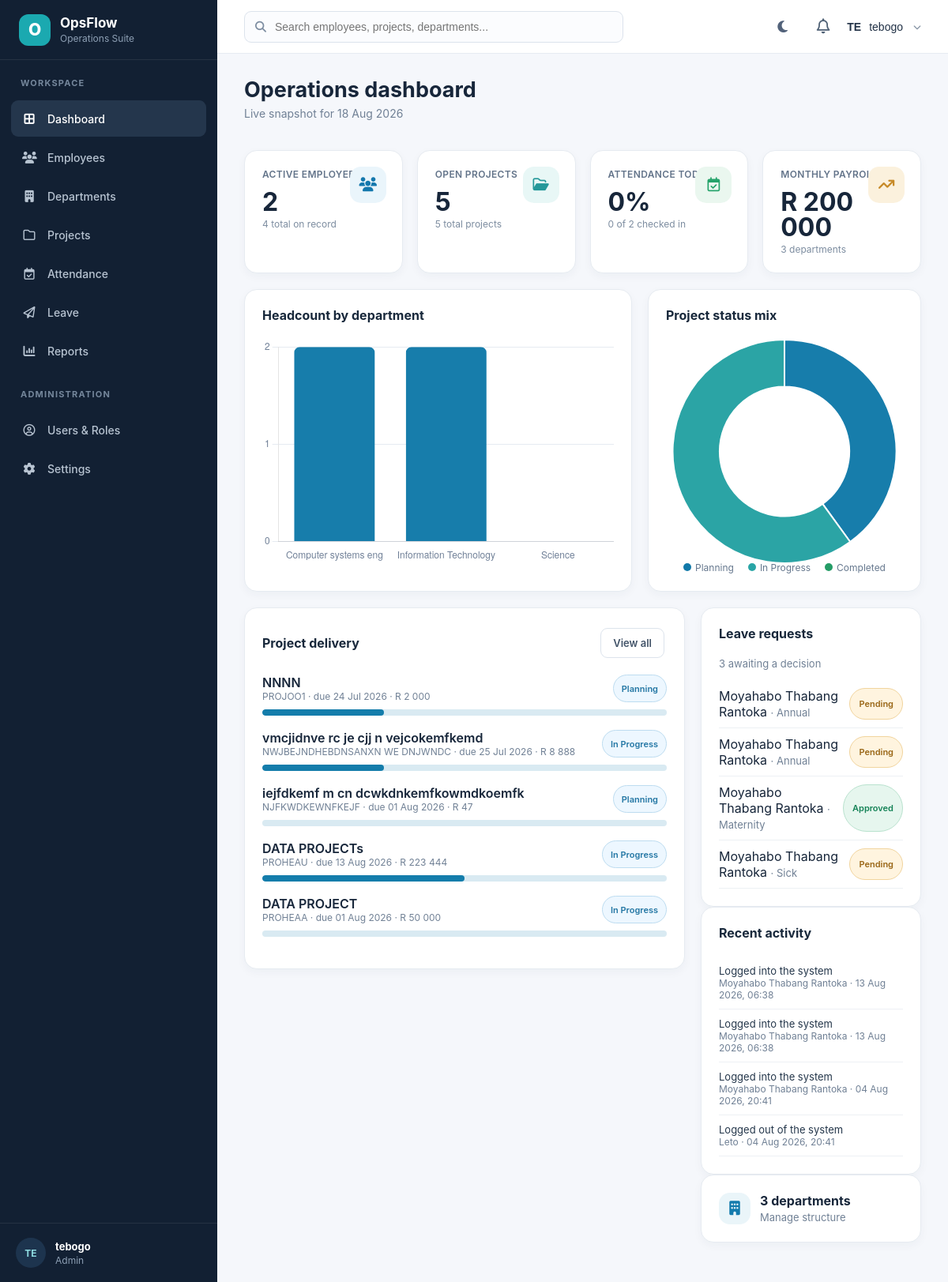
/Dashboard/index.php (signed in), run on the app's committed database.
### tables this page shows
CREATE TABLE `projects` (
  `id` int(11) NOT NULL,
  `project_code` varchar(30) NOT NULL,
  `project_name` varchar(150) NOT NULL,
  `department` varchar(100) NOT NULL,
  `project_manager` varchar(150) DEFAULT NULL,
  `start_date` date DEFAULT NULL,
  `end_date` date DEFAULT NULL,
  `budget` decimal(12,2) DEFAULT NULL,
  `progress` int(11) NOT NULL DEFAULT 0,
  `priority` enum('Low','Medium','High','Critical') NOT NULL DEFAULT 'Medium',
  `status` enum('Planning','In Progress','Completed','On Hold') DEFAULT 'Planning',
  `created_at` timestamp NOT NULL DEFAULT current_timestamp()
);

CREATE TABLE `leave_requests` (
  `id` int(11) NOT NULL,
  `employee_id` int(11) NOT NULL,
  `leave_type` enum('Annual','Sick','Maternity','Paternity','Study','Unpaid','Other') NOT NULL,
  `start_date` date NOT NULL,
  `end_date` date NOT NULL,
  `reason` text DEFAULT NULL,
  `status` enum('Pending','Approved','Rejected') DEFAULT 'Pending',
  `created_at` timestamp NOT NULL DEFAULT current_timestamp()
);

CREATE TABLE `employees` (
  `id` int(11) NOT NULL,
  `employee_number` varchar(20) NOT NULL,
  `fullname` varchar(100) NOT NULL,
  `gender` enum('Male','Female') DEFAULT NULL,
  `email` varchar(100) NOT NULL,
  `phone` varchar(20) DEFAULT NULL,
  `department` varchar(100) DEFAULT NULL,
  `position` varchar(100) DEFAULT NULL,
  `salary` decimal(10,2) DEFAULT NULL,
  `hire_date` date DEFAULT NULL,
  `status` enum('Active','Inactive','Leave') DEFAULT 'Active',
  `created_at` timestamp NOT NULL DEFAULT current_timestamp()
);

CREATE TABLE `activity_logs` (
  `id` int(11) NOT NULL,
  `user_id` int(11) NOT NULL,
  `fullname` varchar(150) NOT NULL,
  `action` varchar(255) NOT NULL,
  `created_at` timestamp NOT NULL DEFAULT current_timestamp()
);

### config/functions.php (called while the page is built, shortened)
<?php
function getTotalEmployees($conn)
{
    $sql = "SELECT COUNT(*) AS total FROM employees";
    $result = $conn->query($sql);
    $row = $result->fetch_assoc();
    return $row["total"];
}
function getTotalProjects($conn)
{
    $sql = "SELECT COUNT(*) AS total FROM projects";
    $result = $conn->query($sql);
    $row = $result->fetch_assoc();
    return $row["total"];
}
function getTotalDepartments($conn)
{
    $sql = "SELECT COUNT(*) AS total FROM departments";
    $result = $conn->query($sql);
    $row = $result->fetch_assoc();
    return $row["total"];
}

### Dashboard/index.php (the view, shortened to what this page needs)
<?php
require_once("../config/DataBase.php");
require_once("../config/functions.php");
$totalEmployees = (int)getTotalEmployees($conn);
$totalProjects = (int)getTotalProjects($conn);
$totalDepartments = (int)getTotalDepartments($conn);
$activeEmployees = (int)$conn->query("SELECT COUNT(*) total FROM employees WHERE status='Active'")->fetch_assoc()["total"];
$openProjects = (int)$conn->query("SELECT COUNT(*) total FROM projects WHERE status IN ('Planning','In Progress','On Hold')")->fetch_assoc()["total"];
$completedProjects = (int)$conn->query("SELECT COUNT(*) total FROM projects WHERE status='Completed'")->fetch_assoc()["total"];
$inProgressProjects = (int)$conn->query("SELECT COUNT(*) total FROM projects WHERE status='In Progress'")->fetch_assoc()["total"];
$planningProjects = (int)$conn->query("SELECT COUNT(*) total FROM projects WHERE status='Planning'")->fetch_assoc()["total"];
$monthlyPayroll = (float)$conn->query("SELECT COALESCE(SUM(salary),0) total FROM employees WHERE status='Active'")->fetch_assoc()["total"];
$attendanceToday = (int)$conn->query("SELECT COUNT(DISTINCT employee_id) total FROM attendance WHERE attendance_date=CURDATE() AND status IN ('Present','Late')")->fetch_assoc()["total"];
$attendancePercent = $activeEmployees > 0 ? min(100, round(($attendanceToday / $activeEmployees) * 100)) : 0;
$deptLabels=[]; $deptValues=[];
$deptResult=$conn->query("SELECT d.department_name, COUNT(e.id) total FROM departments d LEFT JOIN employees e ON e.department=d.department_name OR e.department=d.department_code GROUP BY d.id ORDER BY total DESC, d.department_name ASC");
while($r=$deptResult->fetch_assoc()){ $deptLabels[]=$r["department_name"]; $deptValues[]=(int)$r["total"]; }
$projects = [];
$projectResult = $conn->query("SELECT id, project_code, project_name, start_date, end_date, budget, progress, status FROM projects ORDER BY id DESC LIMIT 5");
while($r=$projectResult->fetch_assoc()) $projects[]=$r;
$leaveRequests=[];
$leaveResult=$conn->query("SELECT lr.id, lr.leave_type, lr.status, e.fullname FROM leave_requests lr INNER JOIN employees e ON e.id=lr.employee_id ORDER BY lr.id DESC LIMIT 4");
while($r=$leaveResult->fetch_assoc()) $leaveRequests[]=$r;
$pendingLeave=(int)$conn->query("SELECT COUNT(*) total FROM leave_requests WHERE status='Pending'")->fetch_assoc()["total"];
$activity=[];
$activityResult=$conn->query("SELECT fullname, action, created_at FROM activity_logs ORDER BY id DESC LIMIT 4");
while($r=$activityResult->fetch_assoc()) $activity[]=$r;
?>
<!DOCTYPE html>
<html lang="en">
<head>
<link rel="stylesheet" href="../Assets/CSS/style.css"><link rel="stylesheet" href="../Assets/CSS/dashboard.css">
</head>
<body>
<div class="dashboard">
<?php include("../Includes/sidebar.php"); ?>
<main class="main-content">
<?php include("../Includes/header.php"); ?>
<section class="page-heading"><h1>Operations dashboard</h1><p>Live snapshot for <?php echo date("d M Y"); ?></p></section>
<section class="cards">
<div class="card"><div class="stat-icon people"><i class="fa-solid fa-users"></i></div><h3>Active employees</h3><h1><?php echo $activeEmployees; ?></h1><p><?php echo $totalEmployees; ?> total on record</p></div>
<div class="card"><div class="stat-icon projects"><i class="fa-regular fa-folder-open"></i></div><h3>Open projects</h3><h1><?php echo $openProjects; ?></h1><p><?php echo $totalProjects; ?> total projects</p></div>
<div class="card"><div class="stat-icon attendance"><i class="fa-regular fa-calendar-check"></i></div><h3>Attendance today</h3><h1><?php echo $attendancePercent; ?>%</h1><p><?php echo $attendanceToday; ?> of <?php echo $activeEmployees; ?> checked in</p></div>
<div class="card"><div class="stat-icon payroll"><i class="fa-solid fa-arrow-trend-up"></i></div><h3>Monthly payroll</h3><h1>R <?php echo number_format($monthlyPayroll,0,'.',' '); ?></h1><p><?php echo $totalDepartments; ?> departments</p></div>
</section>
<section class="dashboard-grid">
<div class="panel"><h2>Headcount by department</h2><div class="chart-wrap"><canvas id="headcountChart"></canvas></div></div>
<div class="panel"><h2>Project status mix</h2><div class="donut-wrap"><canvas id="projectChart"></canvas></div><div class="chart-legend"><span><i class="legend-dot legend-planning"></i>Planning</span><span><i class="legend-dot legend-progress"></i>In Progress</span><span><i class="legend-dot legend-completed"></i>Completed</span></div></div>
</section>
<section class="dashboard-grid" style="grid-template-columns:2fr 1fr;align-items:start">
<div class="panel"><div class="page-toolbar" style="margin-bottom:8px"><div><h2 style="margin:0">Project delivery</h2></div><a href="../Projects/index.php" class="btn btn-light">View all</a></div>
<?php if(!$projects){ ?><div class="empty-state"><strong>No projects yet</strong>Create a project to see delivery progress here.</div><?php } else { foreach($projects as $p){ ?>
<div style="margin:18px 0"><div style="display:flex;justify-content:space-between;gap:12px"><div><div style="font-weight:600;color:#17263a"><?php echo htmlspecialchars($p['project_name']); ?></div><div class="muted small"><?php echo htmlspecialchars($p['project_code']); ?> · due <?php echo $p['end_date'] ? date('d M Y',strtotime($p['end_date'])) : '—'; ?> · R <?php echo number_format((float)$p['budget'],0,'.',' '); ?></div></div><span class="pill <?php echo strtolower(str_replace(' ','-',$p['status'])); ?>"><?php echo htmlspecialchars($p['status']); ?></span></div><div class="progress-track" style="margin-top:9px"><div class="progress-fill" style="width:<?php echo max(0,min(100,(int)$p['progress'])); ?>%"></div></div></div>
<?php }} ?></div>
<div>
<div class="panel"><h2>Leave requests</h2><p class="muted"><?php echo $pendingLeave; ?> awaiting a decision</p>
<?php if(!$leaveRequests){ ?><div class="empty-state"><strong>No leave requests</strong></div><?php } else { foreach($leaveRequests as $l){ $cls=$l['status']==='Approved'?'approved':($l['status']==='Rejected'?'rejected':'pending'); ?><div style="display:flex;justify-content:space-between;gap:10px;padding:10px 0;border-bottom:1px solid #edf0f4"><div><?php echo htmlspecialchars($l['fullname']); ?> <span class="muted">· <?php echo htmlspecialchars($l['leave_type']); ?></span></div><span class="leave-status <?php echo $cls; ?>"><?php echo htmlspecialchars($l['status']); ?></span></div><?php }} ?></div>
<div class="panel"><h2>Recent activity</h2><?php if(!$activity){ ?><div class="empty-state"><strong>No recent activity</strong></div><?php } else { foreach($activity as $a){ ?><div style="padding:10px 0;border-bottom:1px solid #edf0f4"><div style="font-size:13px;color:#26384c"><?php echo htmlspecialchars($a['action']); ?></div><div class="muted small"><?php echo htmlspecialchars($a['fullname']); ?> · <?php echo date('d M Y, H:i',strtotime($a['created_at'])); ?></div></div><?php }} ?></div>
<div class="panel"><div style="display:flex;gap:12px;align-items:center"><div class="dept-icon" style="width:40px;height:40px"><i class="fa-solid fa-building"></i></div><div><strong style="color:#17263a"><?php echo $totalDepartments; ?> departments</strong><br><a href="../Departments/index.php" class="muted" style="text-decoration:none">Manage structure</a></div></div></div>
</div></section>
</main></div>
<script>
const deptLabels=<?php echo json_encode($deptLabels); ?>, deptValues=<?php echo json_encode($deptValues); ?>;
new Chart(document.getElementById('headcountChart'),{type:'bar',data:{labels:deptLabels,datasets:[{data:deptValues,borderRadius:7,backgroundColor:'#177dab',maxBarThickness:110}]},options:{responsive:true,maintainAspectRatio:false,plugins:{legend:{display:false}},scales:{x:{grid:{display:false},ticks:{color:'#718198'}},y:{beginAtZero:true,ticks:{precision:0,color:'#718198'},grid:{color:'#e6ebf1'}}}}});
new Chart(document.getElementById('projectChart'),{type:'doughnut',data:{labels:['Planning','In Progress','Completed'],datasets:[{data:[<?php echo $planningProjects; ?>,<?php echo $inProgressProjects; ?>,<?php echo $completedProjects; ?>],backgroundColor:['#177dab','#2ba4a5','#249b65'],borderWidth:2,borderColor:'#fff'}]},options:{responsive:true,maintainAspectRatio:false,cutout:'58%',plugins:{legend:{display:false}}}});
</script>
</body></html>

### Includes/sidebar.php
<?php
$currentPath = $_SERVER["PHP_SELF"] ?? "";
$role = $_SESSION["role"] ?? "Employee";
?>
<aside class="sidebar">
    <div class="brand">
        <div class="brand-mark">O</div>
        <div>
            <div class="brand-name">OpsFlow</div>
            <div class="brand-subtitle">Operations Suite</div>
        </div>
    </div>
    <div class="nav-section">
        <div class="nav-section-title">WORKSPACE</div>
        <a class="nav-item <?php echo strpos($currentPath, '/Dashboard/') !== false ? 'active' : ''; ?>" href="../Dashboard/index.php"><i class="fa-solid fa-border-all"></i><span>Dashboard</span></a>
        <a class="nav-item <?php echo strpos($currentPath, '/Employees/') !== false ? 'active' : ''; ?>" href="../Employees/index.php"><i class="fa-solid fa-users"></i><span>Employees</span></a>
        <a class="nav-item <?php echo strpos($currentPath, '/Departments/') !== false ? 'active' : ''; ?>" href="../Departments/index.php"><i class="fa-solid fa-building"></i><span>Departments</span></a>
        <a class="nav-item <?php echo strpos($currentPath, '/Projects/') !== false ? 'active' : ''; ?>" href="../Projects/index.php"><i class="fa-regular fa-folder"></i><span>Projects</span></a>
        <a class="nav-item <?php echo strpos($currentPath, '/Attendance/') !== false ? 'active' : ''; ?>" href="../Attendance/index.php"><i class="fa-regular fa-calendar-check"></i><span>Attendance</span></a>
        <a class="nav-item <?php echo strpos($currentPath, '/Leave/') !== false ? 'active' : ''; ?>" href="../Leave/index.php"><i class="fa-regular fa-paper-plane"></i><span>Leave</span></a>
        <a class="nav-item <?php echo strpos($currentPath, '/Reports/') !== false ? 'active' : ''; ?>" href="../Reports/index.php"><i class="fa-solid fa-chart-column"></i><span>Reports</span></a>
    </div>
    <?php if ($role === "Admin") { ?>
    <div class="nav-section">
        <div class="nav-section-title">ADMINISTRATION</div>
        <a class="nav-item <?php echo strpos($currentPath, '/Users/') !== false ? 'active' : ''; ?>" href="../Users/index.php"><i class="fa-regular fa-circle-user"></i><span>Users &amp; Roles</span></a>
        <a class="nav-item <?php echo strpos($currentPath, '/Settings/') !== false ? 'active' : ''; ?>" href="../Settings/index.php"><i class="fa-solid fa-gear"></i><span>Settings</span></a>
    </div>
    <?php } ?>
    <div class="sidebar-user">
        <div class="avatar"><?php echo strtoupper(substr($_SESSION["fullname"] ?? "U", 0, 2)); ?></div>
        <div class="sidebar-user-text">
            <strong><?php echo htmlspecialchars($_SESSION["fullname"] ?? "User"); ?></strong>
            <span><?php echo htmlspecialchars($role); ?></span>
        </div>
    </div>
</aside>

### Includes/header.php (shortened to what this page needs)
<link rel="stylesheet"
      href="https://cdnjs.cloudflare.com/ajax/libs/font-awesome/6.7.2/css/all.min.css">
<header class="topbar">
    <form class="global-search"
          action="../Search/index.php"
          method="GET">
        <i class="fa-solid fa-magnifying-glass"></i>
        <input
            type="text"
            id="searchBox"
            name="q"
            placeholder="Search employees, projects, departments..."
            autocomplete="off"
            required
        >
    </form>
    <div class="topbar-actions">
        <button
            type="button"
            class="theme-toggle"
            id="themeToggle"
            aria-label="Switch to dark mode"
            title="Switch to dark mode"
        >
            <i class="fa-solid fa-moon" id="themeIcon"></i>
        </button>
        <a
            class="notification-link"
            href="../Notifications/index.php"
            aria-label="Notifications"
            title="Notifications"
        >
            <i class="fa-regular fa-bell"></i>
        </a>
        <div class="user-menu">
            <button
                class="user-menu-trigger"
                type="button"
                id="userMenuTrigger"
            >
                <span class="mini-avatar">
                    <?php
                    echo strtoupper(
                        substr(
                            $_SESSION["fullname"] ?? "U",
                            0,
                            2
                        )
                    );
                    ?>
                </span>
                <span class="top-user-name">
                    <?php
                    echo htmlspecialchars(
                        $_SESSION["fullname"] ?? "User"
                    );
                    ?>
                </span>
                <i class="fa-solid fa-chevron-down"></i>
            </button>
        </div>
    </div>
</header>

### Assets/CSS/style.css (style rules this page uses)
* { box-sizing:border-box }
html,body { margin:0;padding:0 }
body { font-family:Inter,ui-sans-serif,system-ui,-apple-system,BlinkMacSystemFont,"Segoe UI",sans-serif;color:#17263a;background:#f5f7fb }
.theme-toggle { width: 42px; height: 42px; border: none; border-radius: 50%; background: transparent; display: flex; align-items: center; justify-content: center; cursor: pointer; color: #52627a; font-size: 17px; transition: background 0.2s ease, color 0.2s ease, transform 0.2s ease; }
.theme-toggle { width: 42px; height: 42px; border: none; border-radius: 10px; background: transparent; color: #64748b; display: flex; align-items: center; justify-content: center; cursor: pointer; font-size: 17px; transition: background 0.2s ease, color 0.2s ease, transform 0.2s ease; }

### data on the page
projects: project_name "NNNN", project_code "PROJOO1", end_date "24 Jul 2026", budget "2 000", status "Planning", progress 30 (drawn)
projects: project_name "vmcjidnve rc je cjj n vejcokemfkemd", project_code "NWJBEJNDHEBDNSANXN WE DNJWNDC", end_date "25 Jul 2026", budget "8 888", status "In Progress", progress 30 (drawn)
projects: project_name "iejfdkemf m cn dcwkdnkemfkowmdkoemfk", project_code "NJFKWDKEWNFKEJF", end_date "01 Aug 2026", budget "47", status "Planning"
projects: project_name "DATA PROJECTs", project_code "PROHEAU", end_date "13 Aug 2026", budget "223 444", status "In Progress", progress 50 (drawn)
projects: project_name "DATA PROJECT", project_code "PROHEAA", end_date "01 Aug 2026", budget "50 000", status "In Progress"
leave_requests: employee.fullname "Moyahabo Thabang Rantoka", leave_type "Annual", status "Pending"
leave_requests: employee.fullname "Moyahabo Thabang Rantoka", leave_type "Annual", status "Pending"
leave_requests: employee.fullname "Moyahabo Thabang Rantoka", leave_type "Maternity", status "Approved"
leave_requests: employee.fullname "Moyahabo Thabang Rantoka", leave_type "Sick", status "Pending"
activity_logs: action "Logged into the system", fullname "Moyahabo Thabang Rantoka", created_at "13 Aug 2026, 06:38"
activity_logs: action "Logged into the system", fullname "Moyahabo Thabang Rantoka", created_at "13 Aug 2026, 06:38"
activity_logs: action "Logged into the system", fullname "Moyahabo Thabang Rantoka", created_at "04 Aug 2026, 20:41"
activity_logs: action "Logged out of the system", fullname "Leto", created_at "04 Aug 2026, 20:41"

### other printed values
substr($_SESSION["fullname"] ?? "U", 0, 2) "TE"
$_SESSION["fullname"] "tebogo"
$role "Admin"
$activeEmployees "2"
$totalEmployees "4"
$openProjects "5"
$totalProjects "5"
$attendancePercent "0"
$attendanceToday "0"
$monthlyPayroll "200 000"
$totalDepartments "3"
$pendingLeave "3"
chart data {{ json_encode($deptLabels) }} ["Computer systems eng","Information Technology","Science"]
chart data {{ json_encode($deptValues) }} [2,2,0]
chart data {{ $planningProjects }} 2
